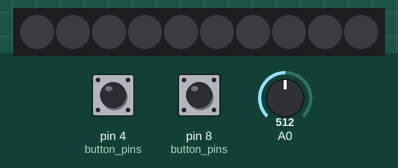
This sketch was run on a simulated Arduino Uno, built with avr-gcc and run on an emulated ATmega328P. Parts: 10 RGB LEDs in strip order, left to right. Inputs (shaded band) come from the test bench; at power-on: pin 4 (button_pins) LOW, pin 8 (button_pins) LOW, A0 = 512. Dim RGB values are drawn brighter than linear; what the sketch prints to the serial monitor is not drawn.

Above: at 1.2 s.
1.3 s: pin 4 (button_pins) pulled HIGH for 0.15 s
At 3.3 s:
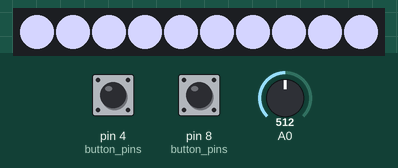
3.8 s: pin 4 (button_pins) pulled HIGH for 1 s
At 4.73 s:
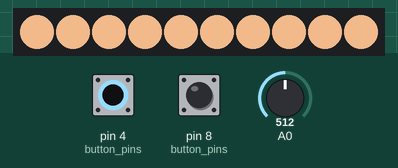
6.3 s: pin 8 (button_pins) pulled HIGH for 0.15 s
At 6.56 s:
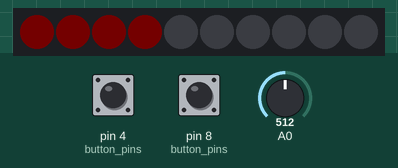
7.9 s: A0 set to 482
At 8.06 s:
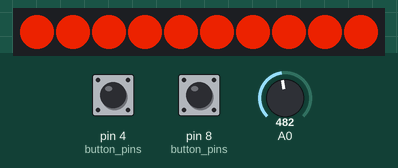
9.4 s: A0 set to 511
At 11.88 s:
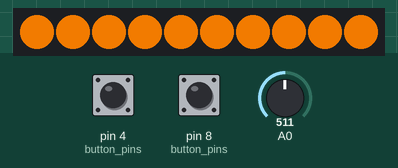
12.4 s: pin 8 (button_pins) pulled HIGH for 1 s
At 15.76 s:
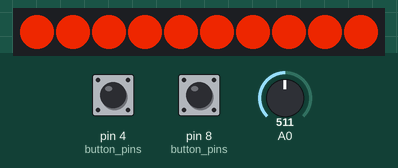
Timing chart, 0 to 15.9 s (numbered marks = the images above; inputs shaded):
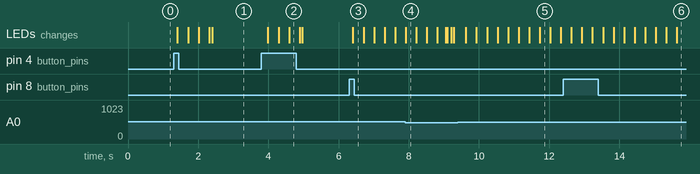

The sketch:

wake_up_lamp.ino
```cpp
#include <PololuLedStrip.h>

// Create an ledStrip object and specify the pin it will use.
PololuLedStrip<12> ledStrip;

// Create a buffer for holding the colors (3 bytes per color).
#define LED_COUNT 10
rgb_color colors[LED_COUNT];


//300 color values times "duration" milliseconds is the time the sunrise goes for.
//The sunset is set to 1/6 of that time. At 6000ms this will take 30mins for a sunrise,
//and 5mins for a sunset. This value can be changed by the slider on the webpage,
//from 0 to 6000.

#define NUM_BUTTONS 2
#define PRESS_WAIT  50
#define BUTTON_1  4
#define BUTTON_2  8

double p = 0;
double inc = -10;
double r,g,b;
bool inc_from_analog = false;

int button_pins[NUM_BUTTONS]={BUTTON_1,BUTTON_2};
int press_count[NUM_BUTTONS] = {0,0};
bool button_state[NUM_BUTTONS] = {false,false};
bool button_state_changed[NUM_BUTTONS] = {false,false};

void read_buttons(void)
{
  for (int i=0;i<NUM_BUTTONS;i++)
  {
    if (digitalRead(button_pins[i])==0)
    {
      if (button_state[i]==true)
      {
        if (press_count[i]++ > PRESS_WAIT)
        {
          press_count[i]=0;
          button_state[i]=false;
          button_state_changed[i]=true;
        }
      }
    }
    else
    {
      if (button_state[i]==false)
      {
        if (press_count[i]++ > PRESS_WAIT)
        {
          press_count[i]=0;
          button_state[i]=true;
          button_state_changed[i]=true;
        }
      }
    }
  }
}

void handle_buttons(void)
{
  for (int i=0;i<NUM_BUTTONS;i++)
  {
    if (button_state_changed[i]==true)
    {
      button_state_changed[i]=false;
      switch(i)
      {
        case 0:
          if (button_state[i]==true)
          {
            if (inc<0)
            {
              inc_from_analog=false;
              inc = 20;
            }
            else
            {
              inc_from_analog=false;
              inc = -20;
            }
          }
          break;
        case 1:
          if (button_state[i]==true)
          {
            inc_from_analog=true;
            inc = -inc;
          }
          break;
      }
    }
  }
}

void setup()
{
  // Start up the serial port, for communication with the PC.
  Serial.begin(19200);
  Serial.println("Ready.");
  Serial.println("");
  // zero colours
  for(int i = 0; i < LED_COUNT; i++)
  {
    colors[i] = rgb_color{0,0,0};
  }
  for (int i=0;i<NUM_BUTTONS;i++)
  {
    pinMode(button_pins[i],INPUT);
  }
}

void loop()
{
    if (inc_from_analog)
    {
      if (inc >0)
      {
          inc = (analogRead(A0)/500)+0.05;
      }
      else
      {
          inc = (analogRead(A0)/500)+0.05;
          inc =-inc;
      }
    }
    p+=inc;

    if (p < 0) { p=0;}
    if (p>10000) {p=10000;}

    read_buttons();
    handle_buttons();

    getRGBfromTemperature2(&r,&g,&b,p);
    int num_next_r_val = ((double)LED_COUNT)*(r-floor(r));
    int num_next_g_val = ((double)LED_COUNT)*(g-floor(g));
    int num_next_b_val = ((double)LED_COUNT)*(b-floor(b));

    for (int i =0;i<LED_COUNT;i++)
    {
      colors[i].red=r;
      colors[i].green=g;
      colors[i].blue=b;
      if (i<num_next_r_val) {colors[i].red++;}
      if (i<num_next_g_val) {colors[i].green++;}
      if (i<num_next_b_val) {colors[i].blue++;}
    }
    // Write to the LED strip.
    ledStrip.write(colors, LED_COUNT);

    //delayMicroseconds
    delay(1);
}

double scale_col_val(double v)
{
    v/=1.2;
    if (v <0)   { v=0  ;}
    if (v >255) { v=255;}
    return v;
}

void getRGBfromTemperature2(double *r, double *g, double *b, double tmpKelvin)
{
    double tmpCalc;
    if (tmpKelvin < 0) {tmpKelvin = 0;}
    if (tmpKelvin > 40000) {tmpKelvin = 10000;}
    tmpKelvin = tmpKelvin / 100.0;

    //Red
    if (tmpKelvin < 10)
    {
      tmpCalc=255.0 - ((1.5968*(10-tmpKelvin))*(1.5968*(10-tmpKelvin)));
    }
    else
    {
      tmpCalc = 255;
    }
    *r=scale_col_val(tmpCalc);

    //Green
    if (tmpKelvin <= 66)
    {
        //Note: the R-squared value for this approximation is .996
        tmpCalc = tmpKelvin;
        tmpCalc = 99.4708025861 * log(tmpCalc) - 161.1195681661;
    }
    else
    {
        tmpCalc = 255;
    }
    *g=scale_col_val(tmpCalc);

    //Blue
    if (tmpKelvin <= 19)
    {
      tmpCalc=0;
    }
    else
    {
        //Note: the R-squared value for this approximation is .998
        tmpCalc = tmpKelvin - 10;
        tmpCalc = 138.5177312231 * log(tmpCalc) - 305.0447927307;
    }
    *b=scale_col_val(tmpCalc);
}
```

Measured:
- the behaviour switches between 500 and 499 on A0 (found by bisection; images 3 and 4)
- after the input at 1.3 s, the LEDs: first change after 0.11 s (image 1 shows a later state)
- after the input at 6.3 s, the LEDs: change after 0.11 s (image 3)
